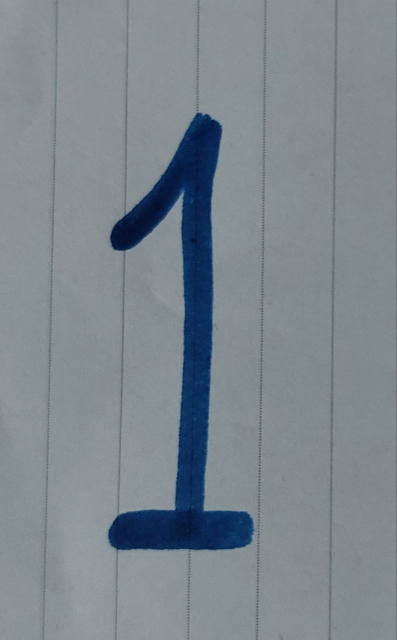
#> input picture 01.jpg, 793 x 1280 px (shown at 1/2 size)
$ python P_73.py
#> lines starting #> are read from the running program, lines starting #| are printed output that depends on the picture; after the words box and inside, x2 and y2 are one past the last pixel; in counts of white or black regions, pixels touching at a corner belong together
import cv2
import numpy as np
import pytesseract
from PIL import Image
img = cv2.imread("01.jpg")
#> img is the input picture: shape (1280, 793, 3); mean B, G, R 141.3, 134.4, 124.3
scale_percent = 20
width = int(img.shape[1] * scale_percent / 100)
#> width = 158
height = int(img.shape[0] * scale_percent / 100)
#> height = 256
dim = (width, height)
#> dim = (158, 256)
resized = cv2.resize(img, dim, interpolation=cv2.INTER_AREA)
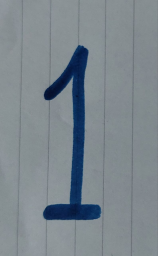
#> resized: shape (256, 158, 3); mean B, G, R 141.3, 134.4, 124.3
hsv_img = cv2.cvtColor(resized, cv2.COLOR_BGR2HSV)
#> hsv_img: shape (256, 158, 3); mean H, S, V 100.2, 37.1, 141.3
cv2.imshow("HSV Image", hsv_img)
lower_green = np.array([60, 111, 16])
upper_green = np.array([179, 255, 255])
masking = cv2.inRange(hsv_img, lower_green, upper_green)
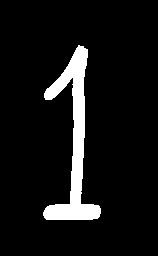
#> masking: shape (256, 158); 7.8% white; 1 white region, box (x1, y1, x2, y2) and area: (43, 45, 101, 220) 3172
cv2.imshow("Orginal Image", resized)
cv2.imshow("Green Color Detection", masking)
invert_masking = cv2.subtract(255, masking)
cv2.imshow("Invert Image", invert_masking)
cv2.waitKey(0)
custom_config = r"--psm 8 -c tessedit_char_whitelist=0123456789"
pytesseract.pytesseract.tesseract_cmd = r"C:\Program Files\Tesseract-OCR\tesseract.exe"
#> (the run stopped early here; a loop or call above may not have finished)
